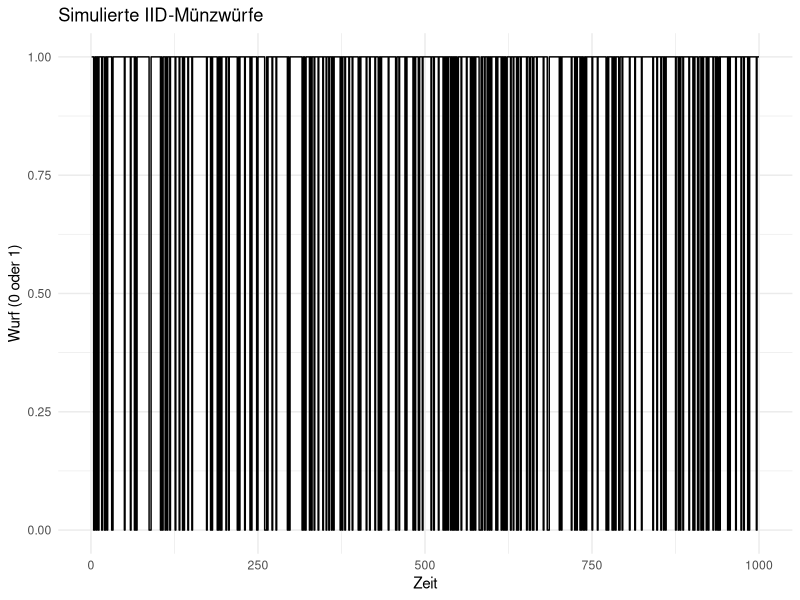
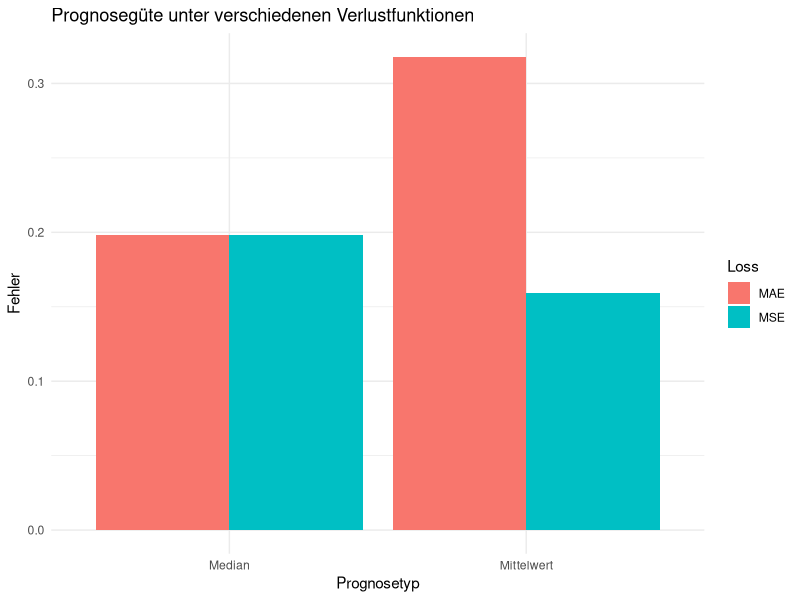
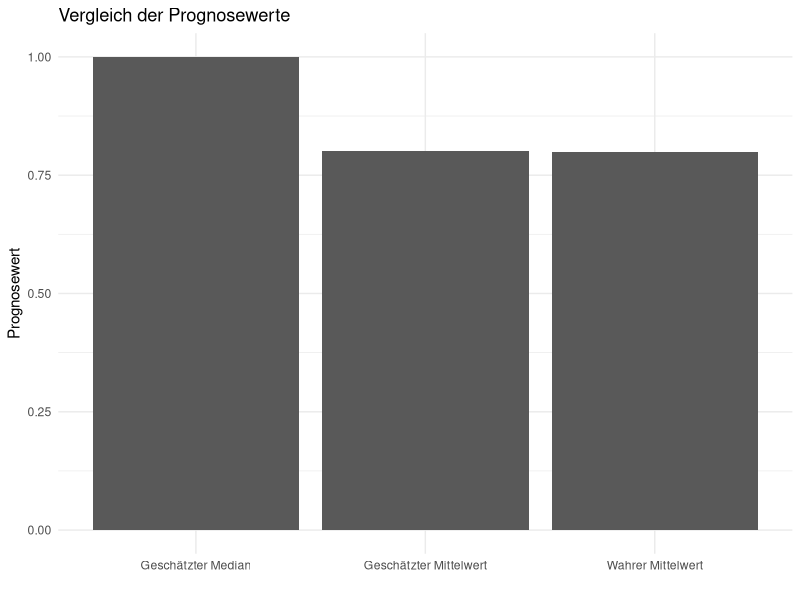

Reproduce these figures in R, in order.
## ---- chunk 1
library(here)
library(ggplot2)
library(tidyr)
library(dplyr)

knitr::opts_knit$set(root.dir = here())
knitr::opts_chunk$set(
  echo = TRUE,
  message = FALSE,
  warning = FALSE,
  fig.align = "center",
  fig.cap = "",
  fig.height = 5,
  fig.width = 8
)

rm(list = ls())

set.seed(123)
## ---- chunk 2
n <- 1000

iid_flips <- rbinom(n, 1, 0.8)
## ---- chunk 3
df_series <- data.frame(
  t = 1:n,
  value = iid_flips,
  series = "IID (Bernoulli 0.8)"
)

ggplot(df_series, aes(x = t, y = value)) +
  geom_step() +
  labs(
    title = "Simulierte IID-Münzwürfe",
    x = "Zeit",
    y = "Wurf (0 oder 1)"
  ) +
  theme_minimal()
## ---- chunk 4
compute_mse_mae_est <- function(flips) {
  n <- length(flips)

  # Zielvariable (hier bewusst als one-step-ahead-Auswertung geschrieben)
  lag_y <- flips[-n]
  act_y <- flips[-1]

  # Unbedingte Prognosen
  p_hat <- mean(lag_y)
  mean_forecast <- rep(p_hat, n - 1)

  median_hat <- ifelse(p_hat >= 0.5, 1, 0)
  median_forecast <- rep(median_hat, n - 1)

  # Verlustfunktionen
  mse <- function(a, f) mean((a - f)^2)
  mae <- function(a, f) mean(abs(a - f))

  data.frame(
    Forecast = c("Mittelwert", "Median"),
    Forecast_Value = c(p_hat, median_hat),
    MSE = c(
      mse(act_y, mean_forecast),
      mse(act_y, median_forecast)
    ),
    MAE = c(
      mae(act_y, mean_forecast),
      mae(act_y, median_forecast)
    )
  )
}

results <- compute_mse_mae_est(iid_flips)
results
## ---- chunk 5
results_long <- pivot_longer(
  results,
  cols = c(MSE, MAE),
  names_to = "Loss",
  values_to = "Error"
)

results_long
## ---- chunk 6
ggplot(results_long, aes(x = Forecast, y = Error, fill = Loss)) +
  geom_col(position = "dodge") +
  labs(
    title = "Prognosegüte unter verschiedenen Verlustfunktionen",
    x = "Prognosetyp",
    y = "Fehler"
  ) +
  theme_minimal()
## ---- chunk 7
df_forecasts <- data.frame(
  Type = c("Wahrer Mittelwert", "Geschätzter Mittelwert", "Geschätzter Median"),
  Value = c(
    0.8,
    results$Forecast_Value[results$Forecast == "Mittelwert"],
    results$Forecast_Value[results$Forecast == "Median"]
  )
)

ggplot(df_forecasts, aes(x = Type, y = Value)) +
  geom_col() +
  labs(
    title = "Vergleich der Prognosewerte",
    x = "",
    y = "Prognosewert"
  ) +
  theme_minimal()
